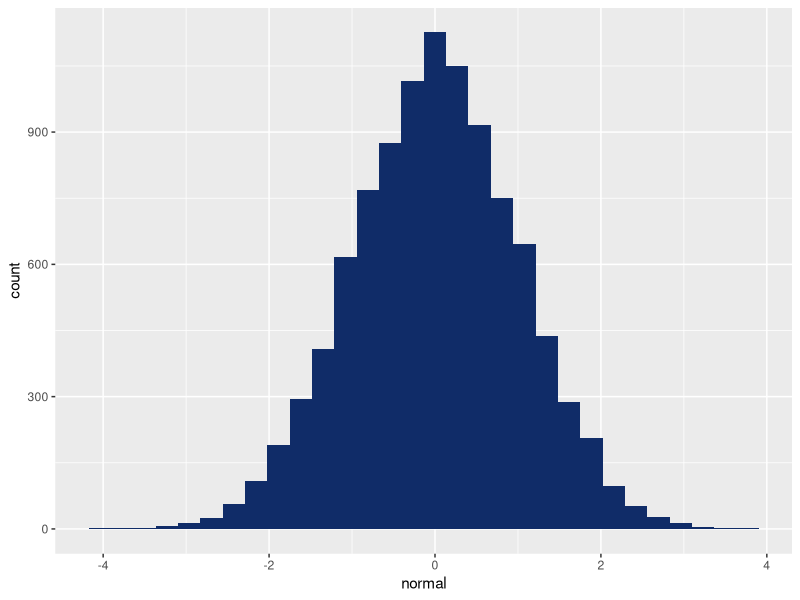
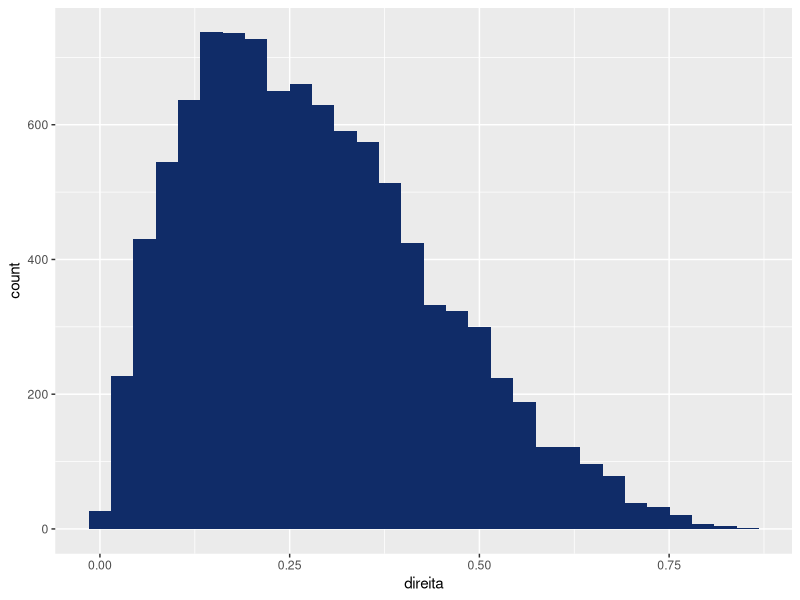
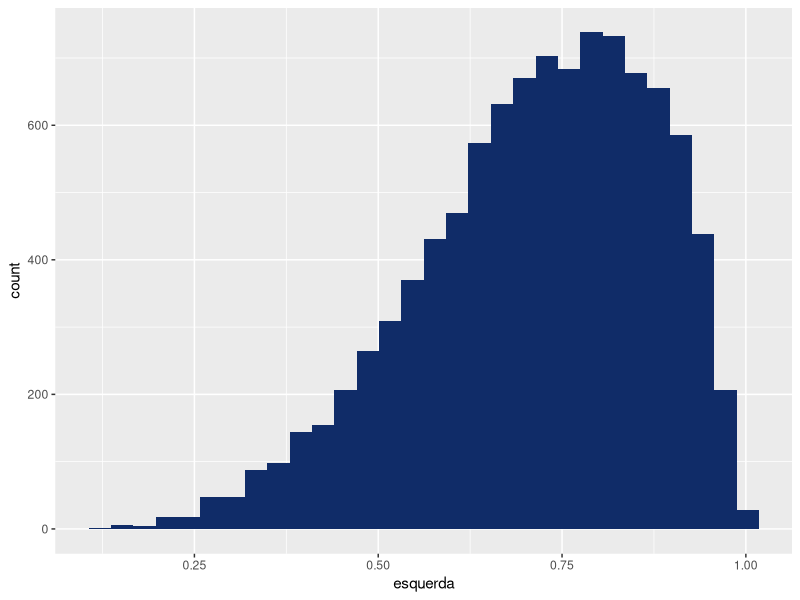
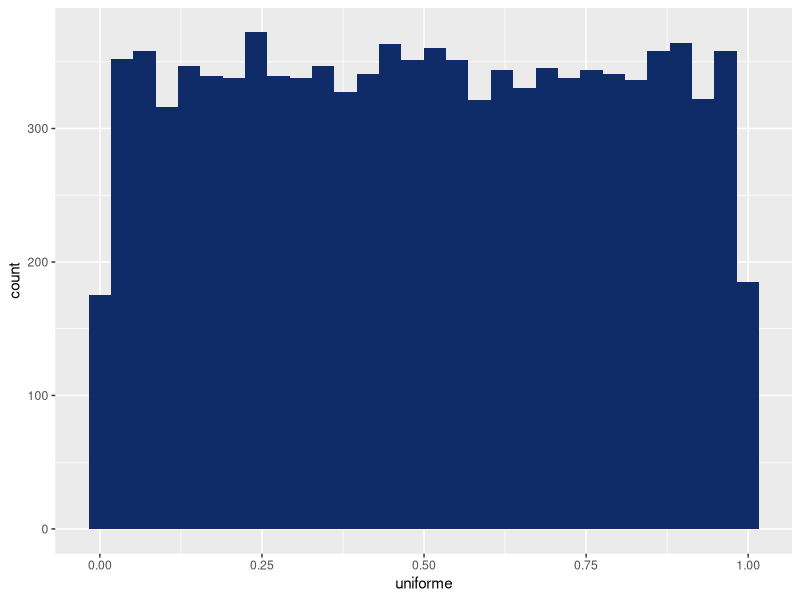

R code for these plots, in order:

# base de distribuicoes -----------------------------------------------------------
normal <- rnorm(10000)
direita <- rbeta(10000,2,5)
esquerda <- rbeta(10000,5,2)
uniforme <- runif(10000)

distribuicoes <- data.frame(normal, direita, esquerda, uniforme)

cores_abj <- c("#102C68", "#AFCA0A", "#575756")
# distribuicao normal -----------------------------------------------------
ggplot2::ggplot(distribuicoes) +
  ggplot2::aes(x = normal) +
  ggplot2::geom_histogram(fill = cores_abj[1])

# distribuicoes assimetricas ----------------------------------------------
ggplot2::ggplot(distribuicoes) +
  ggplot2::aes(x = direita) +
  ggplot2::geom_histogram(fill = cores_abj[1])

ggplot2::ggplot(distribuicoes) +
  ggplot2::aes(x = esquerda) +
  ggplot2::geom_histogram(fill = cores_abj[1])

# distribuicao uniforme --------------------------------------------------
ggplot2::ggplot(distribuicoes) +
  ggplot2::aes(x = uniforme) +
  ggplot2::geom_histogram(fill = cores_abj[1])

# todos os graficos -------------------------------------------------------


